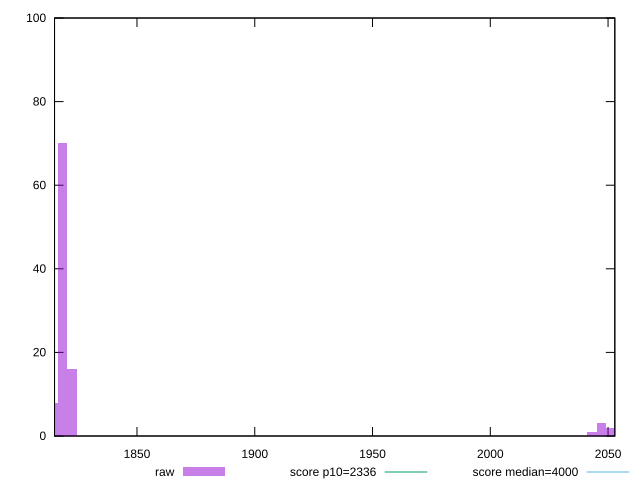

Recreate this plot in gnuplot.
reset

$raw <<EOF
1818.3680765603756 70
1814.2070512135556 8
1822.5291019071958 16
2051.3854959823 2
2043.06344528866 1
2047.2244706354802 3
EOF

set key outside below
set boxwidth 4.1610253468200815
set xrange [1814.9948000000002:2052.8760500000003]
set yrange [0:100]
set trange [0:100]
set style fill transparent solid 0.5 noborder

set parametric
set terminal svg size 640, 490 enhanced background rgb 'white'
set output "report_00008_2021-01-22T20:58:29.167/first-contentful-paint/samples/pages+cached+noexternal+nosvg/raw/histogram.svg"

plot $raw title "raw" with boxes, \
     2336,t title "score p10=2336", \
     4000,t title "score median=4000"

reset
